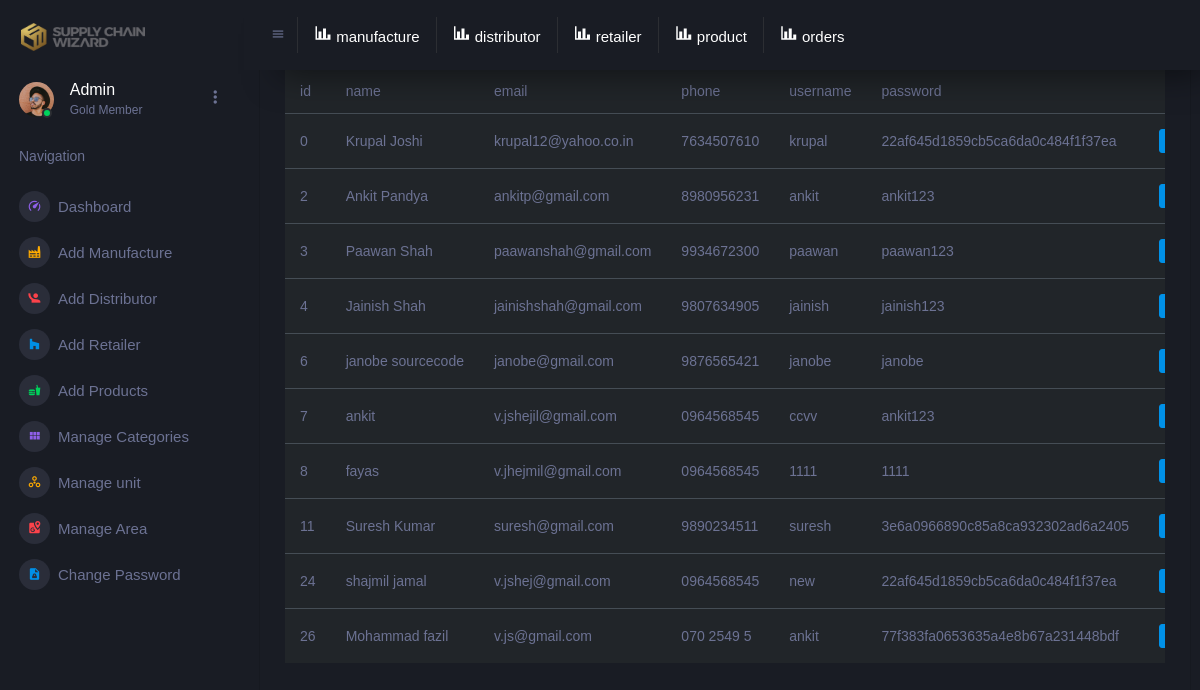
The page /admin/view_man.php on the database its author committed.
### tables this page shows
CREATE TABLE `manufacturer` (
  `man_id` int(11) NOT NULL,
  `man_name` varchar(25) NOT NULL,
  `man_email` varchar(50) DEFAULT NULL,
  `man_phone` varchar(10) NOT NULL,
  `username` varchar(20) NOT NULL,
  `password` varchar(200) NOT NULL,
  `man_photo` varchar(200) DEFAULT NULL,
  `qstn` varchar(300) DEFAULT NULL,
  `ans` varchar(150) DEFAULT NULL
);

### admin/view_man.php (the view, shortened to what this page needs)
<!DOCTYPE html>
<html lang="en">
  <head>
    <link rel="stylesheet" href="assets/vendors/mdi/css/materialdesignicons.min.css">
    <link rel="stylesheet" href="assets/vendors/css/vendor.bundle.base.css">
    <link rel="stylesheet" href="assets/css/style.css">
  </head>
  <body>
    <div class="container-scroller">
     <?php include 'partials/_sidebar.php'; ?>
      <div class="container-fluid page-body-wrapper">
       <?php include 'partials/_navbar.php'; ?>'
        <div class="col-lg-12 grid-margin stretch-card">
                <div class="card">
                  <div class="card-body">
                    <h4 class="card-title">manufacturer</h4>
                    <div class="table-responsive">
                      <table class="table table-dark">
                        <thead>
                          <tr>
                            <th> id </th>
                            <th> name </th>
                            <th> email </th>
                            <th> phone </th>
                            <th> username </th>
                            <th>password </th>
                          </tr>
                        </thead>
                        <tbody>
                        <?php
            include('config/dbconfig.php');
            $sql = 'SELECT * FROM manufacturer';
            $query = mysqli_query($conn,$sql);
            $results = mysqli_fetch_all($query,MYSQLI_ASSOC);
            foreach($results as $row) {
            ?>
        <tr>
            <td><?php echo $row['man_id']; ?></td>
            <td><?php echo $row['man_name']; ?></td>
            <td><?php echo $row['man_email']; ?></td>
            <td><?php echo $row['man_phone']; ?></td>
            <td><?php echo $row['username']; ?></td>
            <td><?php echo $row['password']; ?></td>
            <td><a class="btn btn-sm btn-primary" id="btn-update" href="update_man.php?id=<?php echo $row['man_id']; ?>" </a> Update</td>
        </tr>
        <?php } ?>
                        </tbody>
                      </table>
                    </div>
                  </div>
                </div>
              </div>
  </body>
</html>

### rows shown on the page
manufacturer: man_id "0", man_name "Krupal Joshi", man_email "krupal12@yahoo.co.in", man_phone "7634507610", username "krupal", password "22af645d1859cb5ca6da0c484f1f37ea"
manufacturer: man_id "2", man_name "Ankit Pandya", man_email "ankitp@gmail.com", man_phone "8980956231", username "ankit", password "ankit123"
manufacturer: man_id "3", man_name "Paawan Shah", man_email "paawanshah@gmail.com", man_phone "9934672300", username "paawan", password "paawan123"
manufacturer: man_id "4", man_name "Jainish Shah", man_email "jainishshah@gmail.com", man_phone "9807634905", username "jainish", password "jainish123"
manufacturer: man_id "6", man_name "janobe sourcecode", man_email "janobe@gmail.com", man_phone "9876565421", username "janobe", password "janobe"
manufacturer: man_id "7", man_name "ankit", man_email "v.jshejil@gmail.com", man_phone "0964568545", username "ccvv", password "ankit123"
manufacturer: man_id "8", man_name "fayas", man_email "v.jhejmil@gmail.com", man_phone "0964568545", username "1111", password "1111"
manufacturer: man_id "11", man_name "Suresh Kumar", man_email "suresh@gmail.com", man_phone "9890234511", username "suresh", password "3e6a0966890c85a8ca932302ad6a2405"
manufacturer: man_id "24", man_name "shajmil jamal", man_email "v.jshej@gmail.com", man_phone "0964568545", username "new", password "22af645d1859cb5ca6da0c484f1f37ea"
manufacturer: man_id "26", man_name "Mohammad fazil", man_email "v.js@gmail.com", man_phone "070 2549 5", username "ankit", password "77f383fa0653635a4e8b67a231448bdf"
